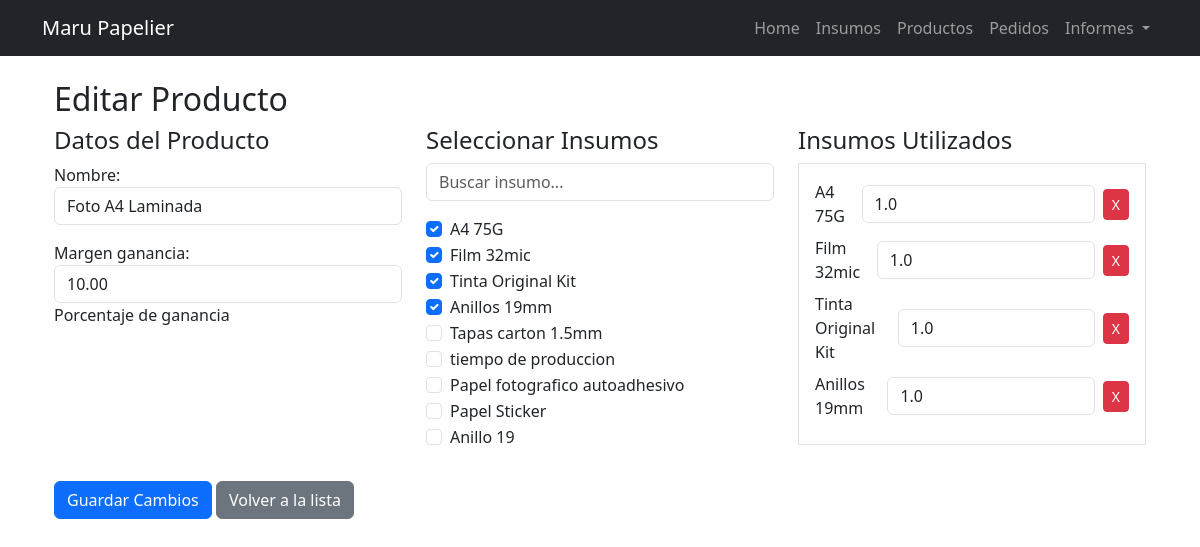
Page /gestion/productos/editar/13/ on the committed database.
### gestion/models.py (models this page shows, shortened)
class Producto(models.Model):
    nombre = models.CharField(max_length=100)
    insumos = models.ManyToManyField(Insumo, through='ProductoInsumo')
    margen_ganancia = models.DecimalField(max_digits=5, decimal_places=2, help_text="Porcentaje de ganancia")
    costo_total = models.DecimalField(max_digits=10, decimal_places=2, default=0, editable=False)
    precio_venta = models.DecimalField(max_digits=10, decimal_places=2, default=0, editable=False)

class Insumo(models.Model):
    nombre = models.CharField(max_length=100)
    cantidad_total = models.PositiveIntegerField(help_text="Cantidad total recibida (ej. 500 hojas)")
    stock = models.PositiveIntegerField(default=0, help_text="Stock actual disponible")
    precio_total = models.DecimalField(max_digits=10, decimal_places=2, help_text="Precio total pagado por la cantidad recibida")
    costo_unitario = models.DecimalField(max_digits=10, decimal_places=4, editable=False, default=0)

### gestion/views.py (the view)
# urls.py: path('productos/editar/<int:producto_id>/', views.editar_producto, name='editar_producto'),
def editar_producto(request, producto_id):
    producto = get_object_or_404(Producto, id=producto_id)
    if request.method == "POST":
        producto_form = ProductoForm(request.POST, instance=producto)
        if producto_form.is_valid():
            producto = producto_form.save(commit=False)
            producto.save()
            insumo_ids = request.POST.getlist("insumo")
            cantidades = request.POST.getlist("cantidad")
            insumo_cantidades = {
                int(insumo_id): float(cant)
                for insumo_id, cant in zip(insumo_ids, cantidades)
                if cant and float(cant) > 0  # ✅ Solo considerar cantidades mayores a 0
            }
            producto.productoinsumo_set.exclude(
                insumo_id__in=insumo_cantidades.keys()
            ).delete()
            for insumo_id, cantidad in insumo_cantidades.items():
                insumo = Insumo.objects.get(id=insumo_id)
                producto_insumo, created = ProductoInsumo.objects.get_or_create(
                    producto=producto, insumo=insumo
                )
                producto_insumo.cantidad = cantidad
                producto_insumo.save()
            producto.calcular_precios()
            messages.success(
                request, f'Producto "{producto.nombre}" actualizado correctamente.'
            )
            return redirect("listar_productos")
        else:
            messages.error(request, "Hubo un error al actualizar el producto.")
    else:
        producto_form = ProductoForm(instance=producto)
        insumos_existentes = producto.productoinsumo_set.all()
    insumos = Insumo.objects.all()
    insumos_dict = {pi.insumo.id: float(pi.cantidad) for pi in insumos_existentes}
    return render(
        request,
        "gestion/editar_producto.html",
        {
            "producto_form": producto_form,
            "producto": producto,
            "insumos": insumos,
            "insumos_json": insumos_dict,
        },
    )

### gestion/forms.py
class ProductoForm(forms.ModelForm):
    class Meta:
        model = Producto
        fields = ['nombre', 'margen_ganancia']
        widgets = {
            'nombre': forms.TextInput(attrs={'class': 'form-control'}),
            'margen_ganancia': forms.NumberInput(attrs={'class': 'form-control'}),
        }

### gestion/templatetags/custom_filters.py (called while the page is built)
@register.filter
def get_item(dictionary, key):
    return dictionary.get(key, '')

### gestion/templates/gestion/editar_producto.html (shortened to what this page needs)
{% extends 'gestion/base.html' %}
{% load custom_filters %}
{% block content %}
<body>
    <div class="container">
        <h2 class="mt-4">Editar Producto</h2>
        <form method="post">
            <div class="row">
                <div class="col-md-4">
                    <h4>Datos del Producto</h4>
                    <div class="mb-3">
                        {{ producto_form.as_p }}
                    </div>
                </div>
                <div class="col-md-4">
                    <h4>Seleccionar Insumos</h4>
                    <input type="text" id="buscador-insumos" class="form-control mb-3" placeholder="Buscar insumo..." onkeyup="filtrarInsumos()">
                    <div class="mb-3">
                        {% for insumo in insumos %}
                            <div class="form-check">
                                <input class="form-check-input" type="checkbox" id="insumo-checkbox-{{ insumo.id }}"
                                       onclick="toggleInsumo('{{ insumo.id }}', '{{ insumo.nombre }}', '{{ insumos_json|get_item:insumo.id }}')"
                                       {% if insumo.id in insumos_json %}checked{% endif %}>
                                <label class="form-check-label" for="insumo-checkbox-{{ insumo.id }}">{{ insumo.nombre }}</label>
                            </div>
                        {% endfor %}
                    </div>
                </div>
                <div class="col-md-4">
                    <h4>Insumos Utilizados</h4>
                    <div id="insumos-container" class="border p-3"></div>
                </div>
            </div>
            <button type="submit" class="btn btn-primary mt-3">Guardar Cambios</button>
            <a href="{% url 'listar_productos' %}" class="btn btn-secondary mt-3">Volver a la lista</a>
        </form>
    </div>
</body>
{% endblock %}

### rows in the picture
Producto: nombre "Foto A4 Laminada", margen_ganancia "10.00"
Insumo: id "☑", nombre "A4 75G"
Insumo: id "☑", nombre "Film 32mic"
Insumo: id "☑", nombre "Tinta Original Kit"
Insumo: id "☑", nombre "Anillos 19mm"
Insumo: nombre "Tapas carton 1.5mm"
Insumo: nombre "tiempo de produccion"
Insumo: nombre "Papel fotografico autoadhesivo"
Insumo: nombre "Papel Sticker"
Insumo: nombre "Anillo 19"
